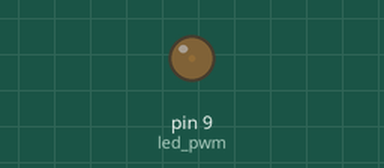
This sketch was run on a simulated Arduino Uno, built with avr-gcc and run on an emulated ATmega328P. Parts: output pins drawn as LEDs (lit = HIGH).

Above: at 0.05 s.
At 2.9 s:
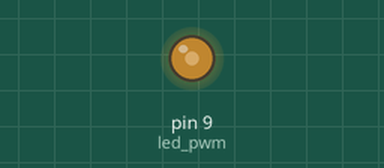
At 5.8 s:
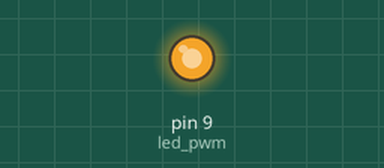
At 11.55 s:
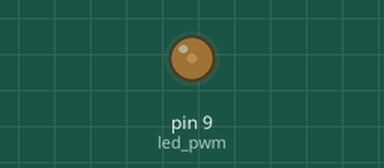
Timing chart, 0 to 16.6 s (numbered marks = the images above):
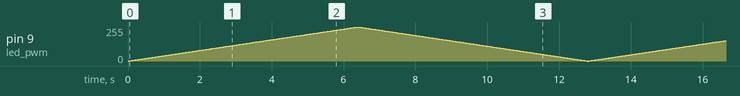

The sketch:

Practica_5_Salida_PWM.ino
```cpp
// 5. Salidas PWM
// Variables

int led_pwm = 9;

void setup()
{

  // no necesitamos

}

void loop()

{

  //Bucle de incremento del brillo

  for (int brillo = 0; brillo <= 255; brillo++){

  	analogWrite(led_pwm,brillo);
    delay(25);

  }

  //Bucle de decremento del brillo

  for (int brillo = 255; brillo >= 0; brillo--){

  	analogWrite(led_pwm,brillo);
    delay(25);

  }
}
```
